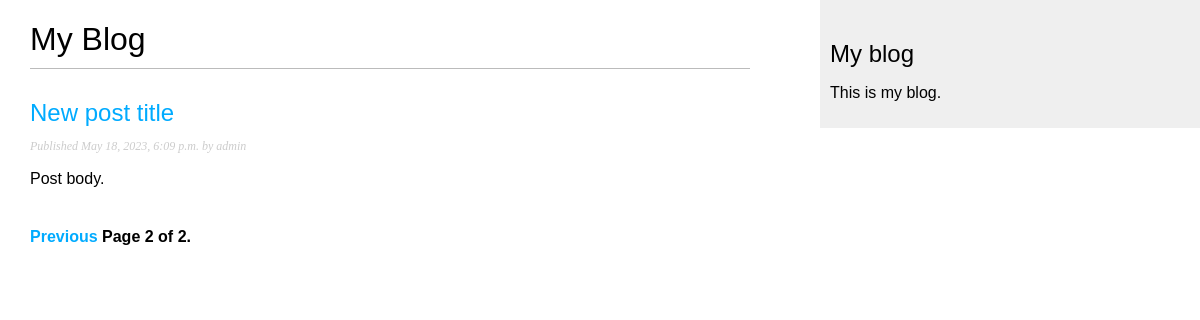
/blog/?page=2, run on an earlier commit of the app's database.
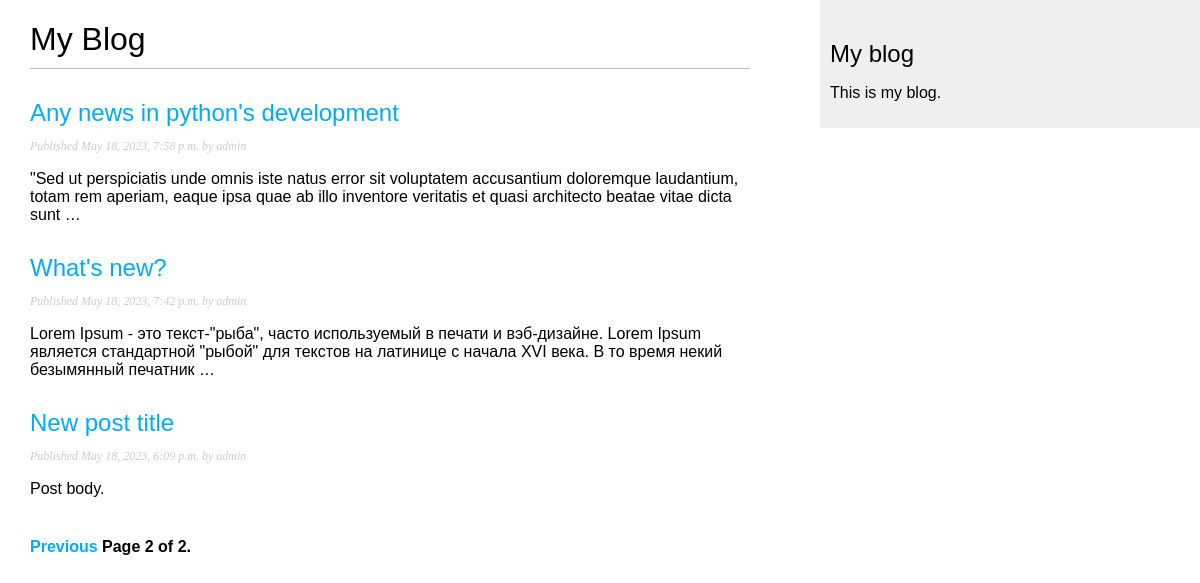
And on a later commit of the database.
### blog/models.py (models this page shows, shortened)
class Post(models.Model):
    class Status(models.TextChoices):
        DRAFT = 'DF', 'Draft'
        PUBLISHED = 'PB', 'Published'
    title = models.CharField(max_length=250)
    slug = models.SlugField(
        max_length=250, unique_for_date='publish'
    )  # уникальное значение поля slug для определенной даты
    body = models.TextField()
    publish = models.DateTimeField(default=timezone.now)
    created = models.DateTimeField(auto_now_add=True)
    updated = models.DateTimeField(auto_now=True)
    status = models.CharField(max_length=2,
                              choices=Status.choices,
                              default=Status.DRAFT)
    author = models.ForeignKey(User,
                               on_delete=models.CASCADE,
                               related_name='blog_posts')
    objects = models.Manager()
    published = PublishedManager()
    class Meta:
        ordering = ['-publish']
        indexes = [
            models.Index(fields=['-publish']),
        ]
    def get_absolute_url(self):
        return reverse('blog:post_details',
                       args=[
                           self.publish.year, self.publish.month,
                           self.publish.day, self.slug
                       ])

### blog/views.py (the view)
# urls.py: path('', views.PostListView.as_view(), name='post_list'),
class PostListView(ListView):
    queryset = Post.published.all()
    context_object_name = 'posts'
    paginate_by = 3
    template_name = 'blog/post/list.html'

### blog/templates/blog/post/list.html (shortened to what this page needs)
{% extends 'blog/base.html' %}
{% block content %}
  <h1>My Blog</h1>
  {% for post in posts %}
    <h2><a href="{{ post.get_absolute_url }}">{{ post.title }}</a></h2>
    <p class="date">Published {{ post.publish }} by {{ post.author }}</p>
    {{ post.body|truncatewords:30|linebreaks }}
  {% endfor %}
  {% include "pagination.html" with page=page_obj %}
{% endblock %}

What changed in the data, as far as the page shows it:
now on this page (row unchanged): Post: title "Any news in python's development", publish "May 18, 2023, 7:58 p.m.", author "admin", body "\"Sed ut perspiciatis unde omnis iste natus error sit voluptatem accusantium doloremque laudantium, totam rem aperiam, eaque ipsa quae ab illo inventore veritatis et quasi architecto beatae vitae dicta sunt …"
now on this page (row edited): Post: title "What's new?", publish "May 18, 2023, 7:42 p.m.", author "admin", body "Lorem Ipsum - это текст-\"рыба\", часто используемый в печати и вэб-дизайне. Lorem Ipsum является стандартной \"рыбой\" для текстов на латинице с начала XVI века. В то время некий безымянный печатник …"
